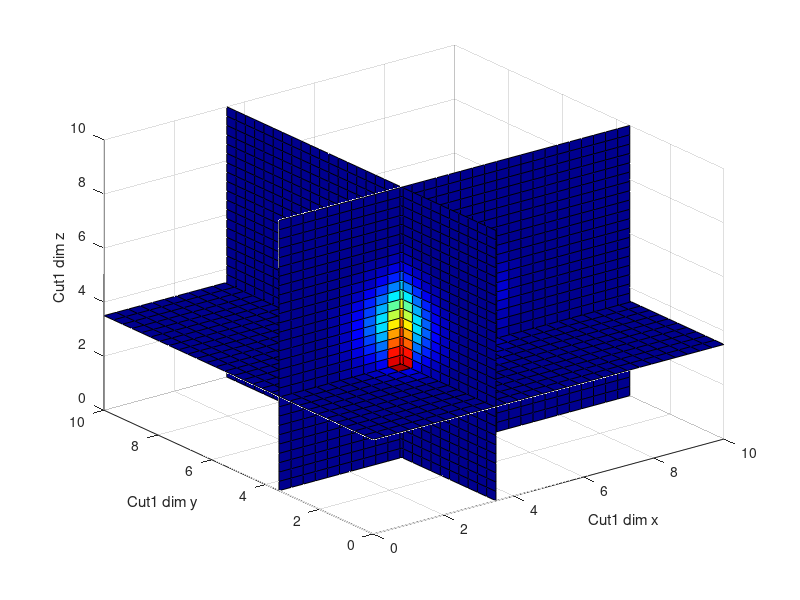

Source code (MATLAB): (Note: this script raises an error after producing the figure.)
% trivariate Cut-Measure-Cut
clear all
close all
clc
flag = 1;
%cuts = [6.3696,6.3009,6.3724,5.5048,5.5254,5.5038];
cuts = [7 7 7 6 6 5];
CUT1 = [cuts(1) cuts(2) cuts(3)];
CUT2 = [cuts(4) cuts(5) cuts(6)];

sig11a = 1;
sig11b = sig11a;
sig22a = 1;
sig22b = sig22a;
sig33a = 1;
sig33b = sig33a;
sigma1 = [sig11a 0.0 0; 0.0 sig22a 0; 0 0 sig33a]
% sigma2_D = [1 1 1];
A = [3 3 3];
B = [7 7 7];
range = [0 10]; 
num = length(A);
Lower = 0; % lower bound to integrate from
pnts = 30
u=linspace(range(1),range(2),pnts); % 1000 equidistant numbers

[x,y,z]=meshgrid(u); % create the grid (the points) on which the functions are evaluated
zp = squeeze(z(1,1,:))';  % Take 1D elements of 3D array.  z(1,1,:) is not 1D 
X = [x(:) y(:) z(:)];

cut1R = A+(B-CUT1);  % convert cut1 from near to USL to near LSL
cut2R = A+(B-CUT2);  % convert cut2 from near to USL to near LSL


% now take CDFs to work out reworked dimensions
Fa1a2a3 = mvncdf([A(1) A(2) A(3)],cut1R,sigma1);
Fa1a2b3 = mvncdf([A(1) A(2) B(3)],cut1R,sigma1);
Fa1b2a3 = mvncdf([A(1) B(2) A(3)],cut1R,sigma1);
Fa1b2b3 = mvncdf([A(1) B(2) B(3)],cut1R,sigma1);
Fb1a2a3 = mvncdf([B(1) A(2) A(3)],cut1R,sigma1);
Fb1a2b3 = mvncdf([B(1) A(2) B(3)],cut1R,sigma1);
Fb1b2a3 = mvncdf([B(1) B(2) A(3)],cut1R,sigma1);
Fb1b2b3 = mvncdf([B(1) B(2) B(3)],cut1R,sigma1);

% Conformance
ConformPrt = - Fa1a2a3 + Fa1a2b3 + Fa1b2a3 - Fa1b2b3...
          + Fb1a2a3 - Fb1a2b3 - Fb1b2a3 + Fb1b2b3   
% Scrap
ScrapPrt = 1 - Fb1b2b3
% Rework 
RworkPrt = Fb1b2b3 - ConformPrt


RW_1 = Fa1b2b3 - Fa1b2a3 - Fa1a2b3 + Fa1a2a3
RW_2 = Fb1a2b3 - Fb1a2a3 - Fa1a2b3 + Fa1a2a3
RW_3 = Fb1b2a3 - Fb1a2a3 - Fa1b2a3 + Fa1a2a3
RW_12 = Fa1a2b3 - Fa1a2a3
RW_13 = Fa1b2a3 - Fa1a2a3
RW_23 = Fb1a2a3 - Fa1a2a3
RW_123 = Fa1a2a3

RWtotal = RW_1 + RW_2 + RW_3 + RW_12 + RW_13 + RW_23 + RW_123

PRW1 = normcdf(A(1),cut1R(1),sig11a);
PRW2 = normcdf(A(2),cut1R(2),sig11a);
PRW3 = normcdf(A(3),cut1R(3),sig11a);

% for RW_12, RW13, RW23 and RW123
RW_1 = RW_1 + RW_12*PRW1/(PRW1+PRW2) + RW_13*PRW1/(PRW1+PRW3) + RW_123*PRW1/(PRW1+PRW2+PRW3)
RW_2 = RW_2 + RW_12*PRW2/(PRW1+PRW2) + RW_23*PRW2/(PRW2+PRW3) + RW_123*PRW2/(PRW1+PRW2+PRW3)
RW_3 = RW_3 + RW_13*PRW3/(PRW1+PRW3) + RW_23*PRW3/(PRW2+PRW3) + RW_123*PRW3/(PRW1+PRW2+PRW3)
RWcheck = RW_1 + RW_2 + RW_3
c = 0
for i = 1:length(X)
    if X(i,1)>=A(1) && X(i,2)>=A(2) && X(i,3)>=A(3) 
        df(i) = mvnpdf(X(i,:),cut1R,sigma1) + RworkPrt*mvnpdf(X(i,:),cut2R,sigma1); 
        c = c+1;
    elseif X(i,1)<A(1) && X(i,3)>=B(3) % top left
        df(i) = mvnpdf(X(i,:),cut1R,sigma1) + RworkPrt*mvnpdf(X(i,:),cut2R,sigma1); 
        c = c+1;
    elseif X(i,2)<A(2) && X(i,3)>=B(3) % top front
        df(i) = mvnpdf(X(i,:),cut1R,sigma1) + RworkPrt*mvnpdf(X(i,:),cut2R,sigma1);  
        c = c+1;
    elseif X(i,1)>=B(1) && X(i,2)<A(2) && X(i,3)<B(3) % front side vertical
        df(i) = mvnpdf(X(i,:),cut1R,sigma1) + RworkPrt*mvnpdf(X(i,:),cut2R,sigma1);
        c = c+1;
    elseif X(i,1)>=B(1) && X(i,2)>=A(2) && X(i,3)<A(3) % right side bottom
        df(i) = mvnpdf(X(i,:),cut1R,sigma1) + RworkPrt*mvnpdf(X(i,:),cut2R,sigma1);  
        c = c+1;
    elseif X(i,1)<A(1) && X(i,2)>=B(2) && X(i,3)<B(3); % back left vertical
        df(i) = mvnpdf(X(i,:),cut1R,sigma1) + RworkPrt*mvnpdf(X(i,:),cut2R,sigma1);
        c = c+1;
    elseif X(i,1)>=A(1) && X(i,1)<B(1) && X(i,2)>=B(2) && X(i,3)<A(3) % back middle botom 
        df(i) = mvnpdf(X(i,:),cut1R,sigma1) + RworkPrt*mvnpdf(X(i,:),cut2R,sigma1);  
        c = c+1;
    elseif X(i,1)<B(1) && X(i,2)<B(2) && X(i,3)<B(3) % this does green region, the conformance
        df(i) = RworkPrt*mvnpdf(X(i,:),cut2R,sigma1);%  box is not accounted for due to the first 
        c = c+1;
    end                                              % if-statement which is evaluated before, thus 
end                                                  % any points in this box are automatically taken out 
MVD1 = reshape(df,pnts,pnts,pnts);    

%% Plot MVD1
figure(5);
xslice = 3.5;
yslice = 3.5;
zslice = 3.5;
slice(x,y,z,MVD1,xslice,yslice,zslice)
view(3);
xlabel('Cut1 dim x'); ylabel('Cut1 dim y'); zlabel('Cut1 dim z')
axis on; grid on;
colormap (jet(64)); colorbar('vertical');
%light; lighting flat; camlight('left'); 
shading interp;
alpha 0.7
axis square
h = colorbar;
ylabel(h, 'Probability Density');
PScrap = (1 - normcdf(USL,cut1R,sigma1)) + (1 - normcdf(USL,cut2R,sigma2));
PRwork = normcdf(LSL,cut1R,sigma1);
 
for i = 1:length(x)
    if x(i) >= LSL  % Conformance from first cut
        df(i) = normpdf(x(i),cut1R,sigma1) + PRwork.*normpdf(x(i),cut2R,sigma1);
    elseif x(i) < LSL
        df(i) = PRwork.*normpdf(x(i),cut2R,sigma1);
    end
end
